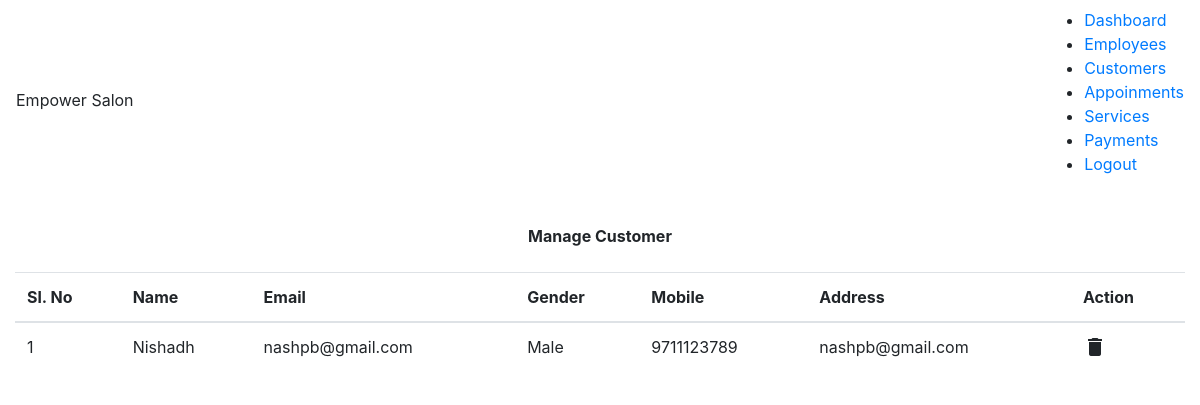
/manage_customer.php (signed in), run on an earlier commit of the app's database.
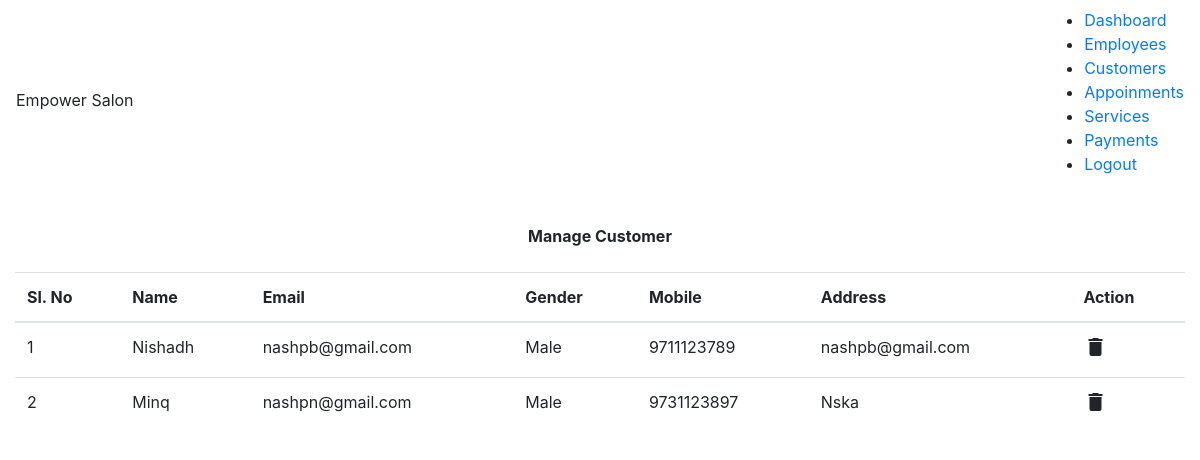
And on a later commit of the database.
### tables this page shows
CREATE TABLE `customers` (
  `id` int(11) NOT NULL,
  `name` varchar(255) NOT NULL,
  `email` varchar(255) NOT NULL,
  `gender` varchar(250) NOT NULL,
  `phone_no` varchar(255) NOT NULL,
  `address` varchar(255) NOT NULL
);

### manage_customer.php (the view, shortened to what this page needs)
<?php
    include_once('configs/db.php');
    include('dashboard_header.php');
    $customers = [];
	$sql_query = 'SELECT * FROM `customers`';
	$result = mysqli_query($db_conn,$sql_query);
	if($result)
	{
		$customers = mysqli_fetch_all($result);
    }
?>
<!DOCTYPE html>
<html lang="en">
<head>
    <link rel="stylesheet" href="https://maxcdn.bootstrapcdn.com/bootstrap/4.4.1/css/bootstrap.min.css">
</head>
<body>
    <p class="text-center font-weight-bold m-4">Manage Customer</p>
    <div class="container-fluid">
        <table class="table">
            <thead>
                <tr>
                    <th>Sl. No</th>
                    <th>Name</th>
                    <th>Email</th>
                    <th>Gender</th>
                    <th>Mobile</th>
                    <th>Address</th>
                    <th>Action</th>
                </tr>
            </thead>
            <tbody>
            <?php if(empty($customers)):?>
							<tr align="center">
							<td colspan="9"> NO REGISTERED CUSTOMERS </td>
							</tr>
			    <?php else:?>
                <?php
                    foreach($customers as $key=>$customer)
                    {
                        echo '<tr>
                                    <td>'.($key+1).'</td>
                                    <td>'.$customer[1].'</td>
                                    <td>'.$customer[2].'</td>
                                    <td>'.$customer[3].'</td>
                                    <td>'.$customer[4].'</td>
                                    <td>'.$customer[5].'</td>
                                    <td>
                                    <i class="material-icons" onclick=del_customer_alert('.$customer[0].')>delete</i>
                                    </td>
                             </tr>';
                    }
                ?>
                <?php endif; ?>
            </tbody>
        </table>
    </div>
</body>
</html>

What changed in the data, as far as the page shows it:
added customers: name "Minq", email "nashpn@gmail.com", gender "Male", phone_no "9731123897", address "Nska"
